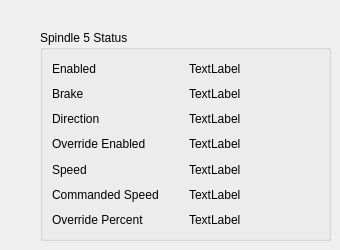
      <widget class="QWidget" name="tab_7">
       <attribute name="title">
        <string>S5</string>
       </attribute>
       <widget class="QGroupBox" name="groupBox_6">
        <property name="geometry">
         <rect>
          <x>40</x>
          <y>30</y>
          <width>291</width>
          <height>211</height>
         </rect>
        </property>
        <property name="title">
         <string>Spindle 5 Status</string>
        </property>
        <layout class="QGridLayout" name="gridLayout_7">
         <item row="1" column="0">
          <widget class="QLabel" name="label_36">
           <property name="text">
            <string>Brake</string>
           </property>
          </widget>
         </item>
         <item row="2" column="0">
          <widget class="QLabel" name="label_37">
           <property name="text">
            <string>Direction</string>
           </property>
          </widget>
         </item>
         <item row="4" column="0">
          <widget class="QLabel" name="label_38">
           <property name="text">
            <string>Speed</string>
           </property>
          </widget>
         </item>
         <item row="5" column="1">
          <widget class="QLabel" name="spindle_cmd_speed_5_lb">
           <property name="text">
            <string>TextLabel</string>
           </property>
          </widget>
         </item>
         <item row="4" column="1">
          <widget class="QLabel" name="spindle_speed_5_lb">
           <property name="text">
            <string>TextLabel</string>
           </property>
          </widget>
         </item>
         <item row="3" column="1">
          <widget class="QLabel" name="spindle_override_enabled_5_lb">
           <property name="text">
            <string>TextLabel</string>
           </property>
          </widget>
         </item>
         <item row="1" column="1">
          <widget class="QLabel" name="spindle_brake_5_lb">
           <property name="text">
            <string>TextLabel</string>
           </property>
          </widget>
         </item>
         <item row="0" column="0">
          <widget class="QLabel" name="label_39">
           <property name="text">
            <string>Enabled</string>
           </property>
          </widget>
         </item>
         <item row="5" column="0">
          <widget class="QLabel" name="label_40">
           <property name="text">
            <string>Commanded Speed</string>
           </property>
          </widget>
         </item>
         <item row="2" column="1">
          <widget class="QLabel" name="spindle_direction_5_lb">
           <property name="text">
            <string>TextLabel</string>
           </property>
          </widget>
         </item>
         <item row="0" column="1">
          <widget class="QLabel" name="spindle_enabled_5_lb">
           <property name="text">
            <string>TextLabel</string>
           </property>
          </widget>
         </item>
         <item row="3" column="0">
          <widget class="QLabel" name="label_41">
           <property name="text">
            <string>Override Enabled</string>
           </property>
          </widget>
         </item>
         <item row="6" column="0">
          <widget class="QLabel" name="label_42">
           <property name="text">
            <string>Override Percent</string>
           </property>
          </widget>
         </item>
         <item row="6" column="1">
          <widget class="QLabel" name="spindle_override_5_lb">
           <property name="text">
            <string>TextLabel</string>
           </property>
          </widget>
         </item>
        </layout>
       </widget>
      </widget>
